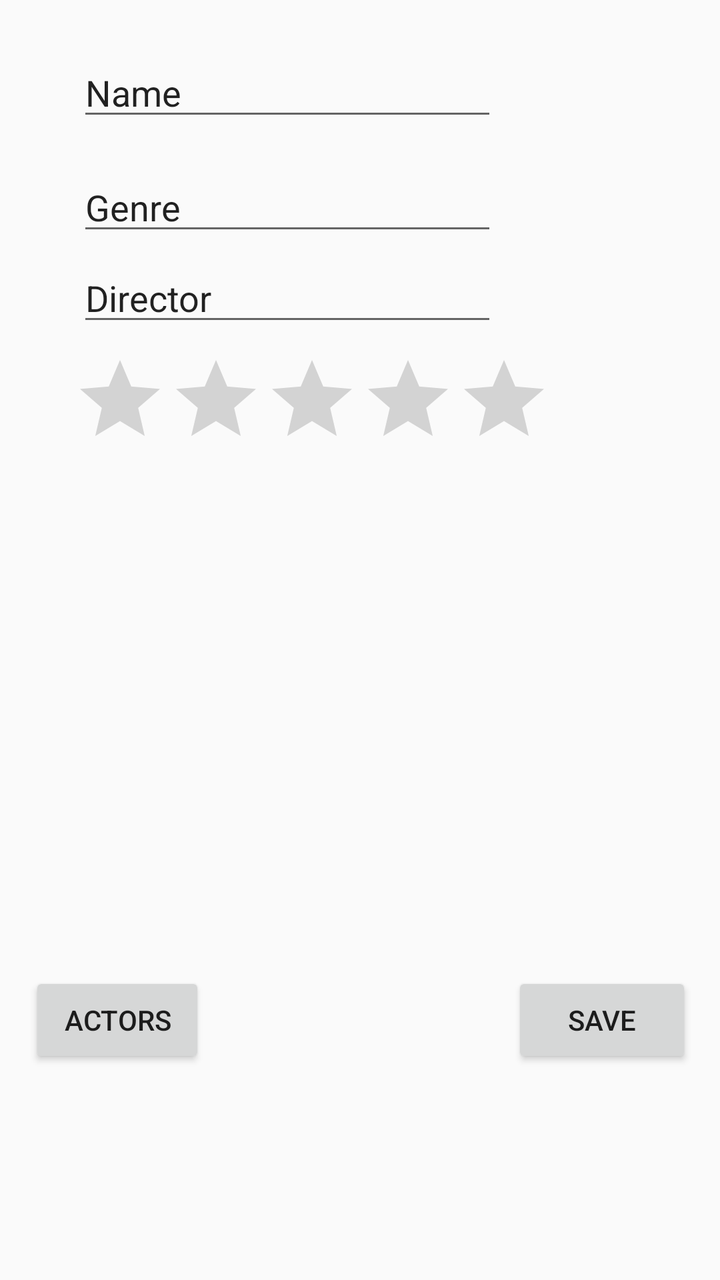
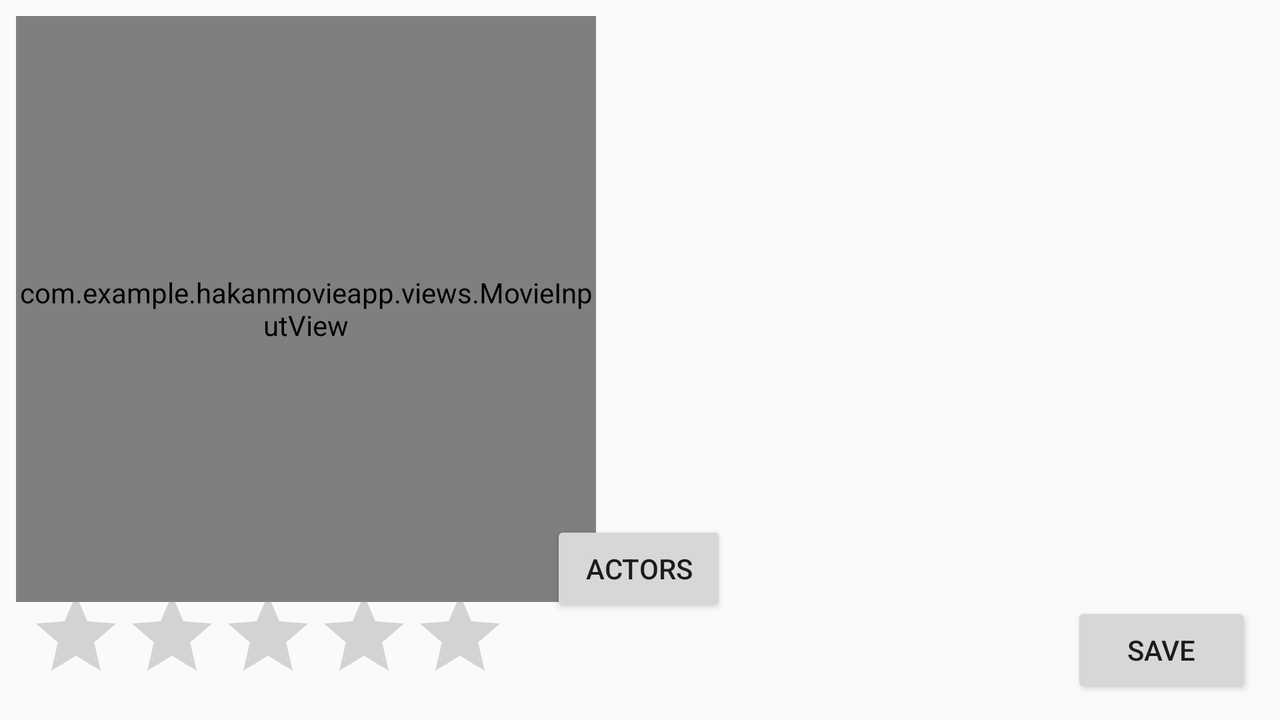

One screen, two layout resources from the same app: the default and the repository's alternative for another configuration. Each is rendered where Android would select it; the XML of both is given below.
<!-- AndroidManifest.xml: application theme AppTheme -->
<!-- res/layout/activity_add_movie.xml -->
<?xml version="1.0" encoding="utf-8"?>
<android.support.constraint.ConstraintLayout xmlns:android="http://schemas.android.com/apk/res/android"
    xmlns:app="http://schemas.android.com/apk/res-auto"
    xmlns:tools="http://schemas.android.com/tools"
    android:layout_width="match_parent"
    android:layout_height="match_parent"
    tools:context=".AddMovieActivity">

    <EditText
        android:id="@+id/editText"
        android:layout_width="wrap_content"
        android:layout_height="wrap_content"
        android:layout_marginStart="8dp"
        android:layout_marginLeft="8dp"
        android:layout_marginTop="24dp"
        android:layout_marginEnd="8dp"
        android:layout_marginRight="8dp"
        android:ems="10"
        android:inputType="textPersonName"
        android:text="Name"
        app:layout_constraintEnd_toEndOf="parent"
        app:layout_constraintHorizontal_bias="0.23"
        app:layout_constraintStart_toStartOf="parent"
        app:layout_constraintTop_toTopOf="parent" />

    <EditText
        android:id="@+id/editTextGenre"
        android:layout_width="wrap_content"
        android:layout_height="wrap_content"
        android:layout_marginStart="8dp"
        android:layout_marginLeft="8dp"
        android:layout_marginTop="16dp"
        android:layout_marginEnd="8dp"
        android:layout_marginRight="8dp"
        android:ems="10"
        android:inputType="textPersonName"
        android:text="Genre"
        app:layout_constraintEnd_toEndOf="parent"
        app:layout_constraintHorizontal_bias="0.23"
        app:layout_constraintStart_toStartOf="parent"
        app:layout_constraintTop_toBottomOf="@+id/editText" />

    <EditText
        android:id="@+id/editTextDirector"
        android:layout_width="wrap_content"
        android:layout_height="wrap_content"
        android:layout_marginStart="8dp"
        android:layout_marginLeft="8dp"
        android:layout_marginTop="4dp"
        android:layout_marginEnd="8dp"
        android:layout_marginRight="8dp"
        android:ems="10"
        android:inputType="textPersonName"
        android:text="Director"
        app:layout_constraintEnd_toEndOf="parent"
        app:layout_constraintHorizontal_bias="0.23"
        app:layout_constraintStart_toStartOf="parent"
        app:layout_constraintTop_toBottomOf="@+id/editTextGenre" />

    <RatingBar
        android:id="@+id/ratingBarMovie"
        android:layout_width="wrap_content"
        android:layout_height="wrap_content"
        android:layout_marginStart="8dp"
        android:layout_marginLeft="8dp"
        android:layout_marginTop="8dp"
        android:layout_marginEnd="8dp"
        android:layout_marginRight="8dp"
        android:stepSize="1"
        app:layout_constraintEnd_toEndOf="parent"
        app:layout_constraintHorizontal_bias="0.27"
        app:layout_constraintStart_toStartOf="parent"
        app:layout_constraintTop_toBottomOf="@+id/editTextDirector" />

    <ListView
        android:id="@+id/ListViewMovieAddStudio"
        android:layout_width="381dp"
        android:layout_height="118dp"
        android:layout_marginStart="12dp"
        android:layout_marginLeft="12dp"
        android:layout_marginTop="8dp"
        android:layout_marginEnd="8dp"
        android:layout_marginRight="8dp"
        android:layout_marginBottom="8dp"
        android:choiceMode="singleChoice"
        android:listSelector="@color/colorPrimary"
        app:layout_constraintBottom_toBottomOf="parent"
        app:layout_constraintEnd_toEndOf="parent"
        app:layout_constraintHorizontal_bias="0.0"
        app:layout_constraintStart_toStartOf="parent"
        app:layout_constraintTop_toBottomOf="@+id/ratingBarMovie"
        app:layout_constraintVertical_bias="0.002" />

    <Button
        android:id="@+id/buttonAddActorToMovie"
        android:layout_width="wrap_content"
        android:layout_height="wrap_content"
        android:layout_marginStart="8dp"
        android:layout_marginLeft="8dp"
        android:layout_marginTop="8dp"
        android:layout_marginEnd="8dp"
        android:layout_marginRight="8dp"
        android:layout_marginBottom="8dp"
        android:text="Actors"
        android:onClick="addActorsToMovie"
        app:layout_constraintBottom_toBottomOf="parent"
        app:layout_constraintEnd_toEndOf="parent"
        app:layout_constraintHorizontal_bias="0.026"
        app:layout_constraintStart_toStartOf="parent"
        app:layout_constraintTop_toBottomOf="@+id/ListViewMovieAddStudio"
        app:layout_constraintVertical_bias="0.547" />

    <Button
        android:id="@+id/buttonMovieSave"
        android:layout_width="90dp"
        android:layout_height="wrap_content"
        android:layout_marginStart="8dp"
        android:layout_marginLeft="8dp"
        android:layout_marginTop="8dp"
        android:layout_marginEnd="8dp"
        android:layout_marginRight="8dp"
        android:layout_marginBottom="8dp"
        android:onClick="saveMovie"
        android:text="Save"
        app:layout_constraintBottom_toBottomOf="parent"
        app:layout_constraintEnd_toEndOf="parent"
        app:layout_constraintHorizontal_bias="0.96"
        app:layout_constraintStart_toEndOf="@+id/buttonAddActorToMovie"
        app:layout_constraintTop_toBottomOf="@+id/ListViewMovieAddStudio"
        app:layout_constraintVertical_bias="0.547" />

</android.support.constraint.ConstraintLayout>
<!-- resources referenced by this layout -->
<resources>
  <style name="AppTheme" parent="Theme.AppCompat.Light.DarkActionBar">
          
          <item name="colorPrimary">@color/colorPrimary</item>
          <item name="colorPrimaryDark">@color/colorPrimaryDark</item>
          <item name="colorAccent">@color/colorAccent</item>
      </style>
</resources>
<!-- res/layout-land/activity_add_movie.xml (the repository's variant of the layout above) -->
<!-- drawn on the phone turned sideways -->
<?xml version="1.0" encoding="utf-8"?>
<android.support.constraint.ConstraintLayout xmlns:android="http://schemas.android.com/apk/res/android"
    xmlns:app="http://schemas.android.com/apk/res-auto"
    xmlns:tools="http://schemas.android.com/tools"
    android:layout_width="match_parent"
    android:layout_height="match_parent"
    tools:context=".AddMovieActivity">

    <RatingBar
        android:id="@+id/ratingBarMovie"
        android:layout_width="wrap_content"
        android:layout_height="wrap_content"
        android:layout_marginStart="8dp"
        android:layout_marginLeft="8dp"
        android:layout_marginTop="8dp"
        android:layout_marginEnd="8dp"
        android:layout_marginRight="8dp"
        android:layout_marginBottom="12dp"
        android:stepSize="1"
        app:layout_constraintBottom_toBottomOf="parent"
        app:layout_constraintEnd_toEndOf="parent"
        app:layout_constraintHorizontal_bias="0.016"
        app:layout_constraintStart_toStartOf="parent"
        app:layout_constraintTop_toBottomOf="@+id/movieInputView"
        app:layout_constraintVertical_bias="0.878" />

    <ListView
        android:id="@+id/ListViewMovieAddStudio"
        android:layout_width="381dp"
        android:layout_height="118dp"
        android:layout_marginStart="12dp"
        android:layout_marginLeft="12dp"
        android:layout_marginTop="8dp"
        android:layout_marginEnd="8dp"
        android:layout_marginRight="8dp"
        android:layout_marginBottom="8dp"
        android:choiceMode="singleChoice"
        android:listSelector="@color/colorPrimary"
        app:layout_constraintBottom_toBottomOf="parent"
        app:layout_constraintEnd_toEndOf="parent"
        app:layout_constraintHorizontal_bias="0.912"
        app:layout_constraintStart_toStartOf="parent"
        app:layout_constraintTop_toTopOf="parent" />

    <Button
        android:id="@+id/buttonAddActorToMovie"
        android:layout_width="wrap_content"
        android:layout_height="wrap_content"
        android:layout_marginStart="8dp"
        android:layout_marginLeft="8dp"
        android:layout_marginTop="8dp"
        android:layout_marginEnd="8dp"
        android:layout_marginRight="8dp"
        android:layout_marginBottom="8dp"
        android:onClick="addActorsToMovie"
        android:text="Actors"
        app:layout_constraintBottom_toBottomOf="parent"
        app:layout_constraintEnd_toEndOf="parent"
        app:layout_constraintHorizontal_bias="0.499"
        app:layout_constraintStart_toStartOf="parent"
        app:layout_constraintTop_toBottomOf="@+id/ListViewMovieAddStudio"
        app:layout_constraintVertical_bias="0.231" />

    <Button
        android:id="@+id/buttonMovieSave"
        android:layout_width="90dp"
        android:layout_height="wrap_content"
        android:layout_marginStart="8dp"
        android:layout_marginLeft="8dp"
        android:layout_marginTop="8dp"
        android:layout_marginEnd="8dp"
        android:layout_marginRight="8dp"
        android:layout_marginBottom="8dp"
        android:onClick="saveMovie"
        android:text="Save"
        app:layout_constraintBottom_toBottomOf="parent"
        app:layout_constraintEnd_toEndOf="parent"
        app:layout_constraintHorizontal_bias="0.962"
        app:layout_constraintStart_toEndOf="@+id/buttonAddActorToMovie"
        app:layout_constraintTop_toBottomOf="@+id/ListViewMovieAddStudio"
        app:layout_constraintVertical_bias="0.947" />

    <com.example.hakanmovieapp.views.MovieInputView
        android:id="@+id/movieInputView"
        android:layout_width="290dp"
        android:layout_height="293dp"
        android:layout_marginStart="8dp"
        android:layout_marginLeft="8dp"
        android:layout_marginTop="8dp"
        android:layout_marginEnd="8dp"
        android:layout_marginRight="8dp"
        android:layout_marginBottom="8dp"
        app:layout_constraintBottom_toBottomOf="parent"
        app:layout_constraintEnd_toEndOf="parent"
        app:layout_constraintHorizontal_bias="0.0"
        app:layout_constraintStart_toStartOf="parent"
        app:layout_constraintTop_toTopOf="parent"
        app:layout_constraintVertical_bias="0.0" />

</android.support.constraint.ConstraintLayout>
